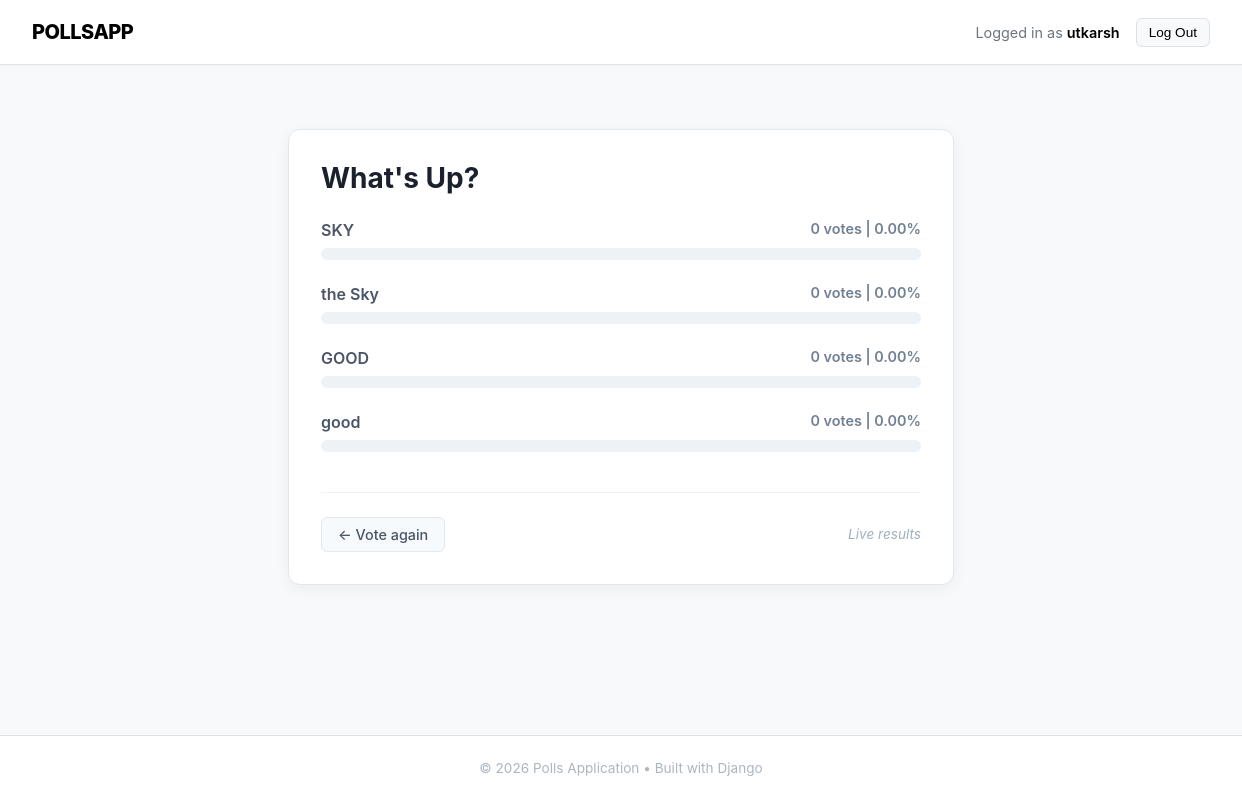
Before: /polls/26/results/ (signed in) with the older database file.
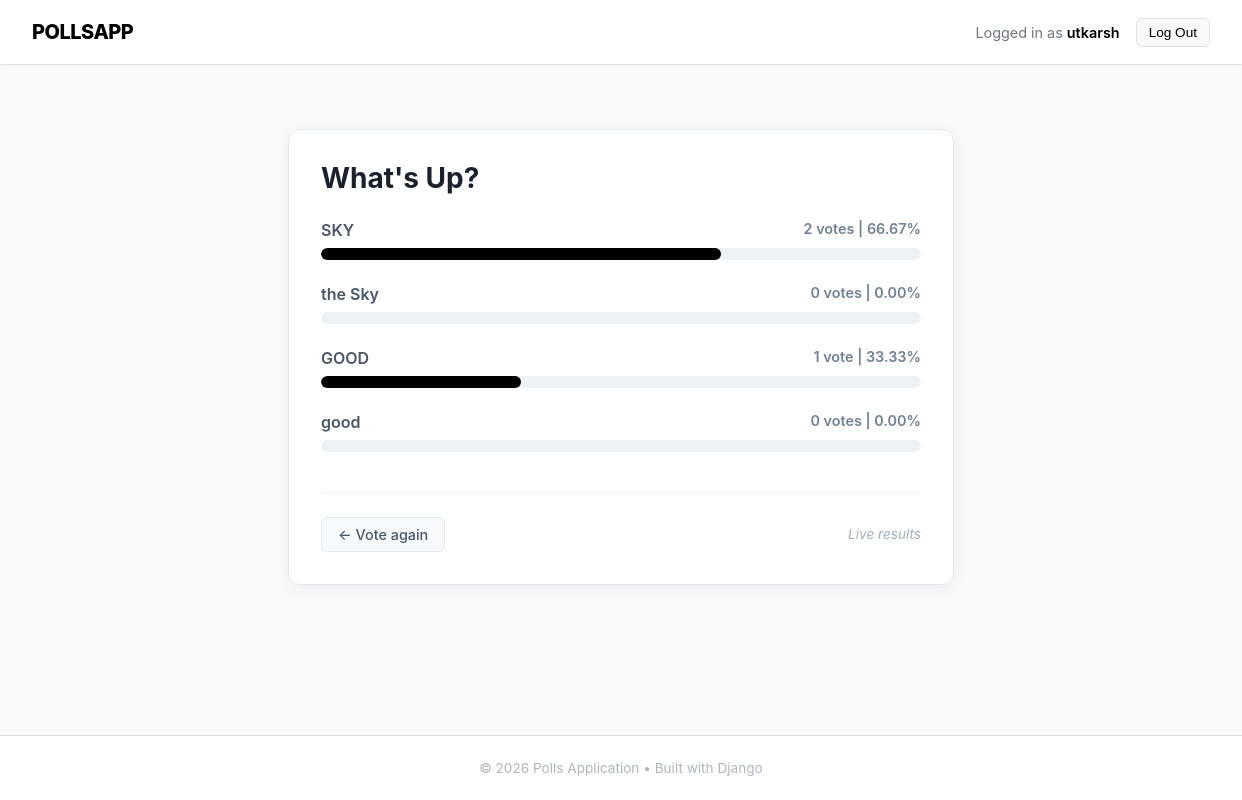
After: the same page with the newer database file.
### polls/models.py (models this page shows, shortened)
class Choice(models.Model):
    question = models.ForeignKey(Question, on_delete=models.CASCADE)
    choice_text = models.CharField(max_length=200)
    votes = models.IntegerField(default=0)
    @property
    def get_percent(self):
        total =  self.question.total_votes
        if total > 0:
            return (self.votes / total) * 100
        else:
            return 0

class Question(models.Model):
    question_text = models.CharField(max_length=200)
    pub_date = models.DateTimeField("date published")
    views=models.IntegerField(default=0)
    user = models.ForeignKey(
        User,
        on_delete=models.CASCADE,
        null=False
    )
    @property
    def total_votes(self):
        return self.choice_set.aggregate(models.Sum('votes'))['votes__sum'] or 0

### polls/views.py (the view)
# urls.py: path("<int:pk>/results/", login_required(views.ResultsView.as_view()), name="results"),
class ResultsView(generic.DetailView):
    model = Question
    template_name = "polls/results.html"
    def get_context_data(self, **kwargs):
        context = super().get_context_data(**kwargs)
        all_comments = self.object.comment_set.all().order_by('-created_at')
        user_comments = all_comments.filter(creator=self.request.user)
        other_comments = all_comments.exclude(creator=self.request.user)
        context['sorted_comments'] = list(user_comments) + list(other_comments)
        return context

### polls/templates/polls/results.html (shortened to what this page needs)
{% extends "polls/base.html" %}
{% block content %}
<div
    style="max-width: 600px; margin: 2rem auto; padding: 2rem; border: 1px solid #e2e8f0; border-radius: 12px; font-family: -apple-system, BlinkMacSystemFont, 'Segoe UI', Roboto, sans-serif; background-color: #ffffff; box-shadow: 0 4px 15px rgba(0,0,0,0.05);">
    <h1 style="font-size: 1.75rem; color: #1a202c; margin-top: 0; margin-bottom: 1.5rem; line-height: 1.2;">
        {{ question.question_text }}
    </h1>
    <div style="display: flex; flex-direction: column; gap: 1.5rem;">
        {% for choice in question.choice_set.all %}
        <div style="position: relative;">
            <div
                style="display: flex; justify-content: space-between; margin-bottom: 8px; font-weight: 600; color: #4a5568;">
                <span style="font-size: 1rem;">{{ choice.choice_text }}</span>
                <span style="font-size: 0.9rem; color: #718096;">
                    {{ choice.votes }} vote{{ choice.votes|pluralize }} | {{ choice.get_percent|floatformat:2 }}%
                </span>
            </div>
            <div style="width: 100%; height: 12px; background-color: #edf2f7; border-radius: 10px; overflow: hidden;">
                <div
                    style="width: {{  choice.get_percent }}%; height: 100%; background-color: black; border-radius: 10px;">
                </div>
            </div>
        </div>
        {% endfor %}
    </div>
    <div
        style="margin-top: 2.5rem; border-top: 1px solid #edf2f7; padding-top: 1.5rem; display: flex; align-items: center; justify-content: space-between;">
        <a href="{% url 'polls:detail' question.id %}"
            style="text-decoration: none; background-color: #f7fafc; color: #4a5568; padding: 8px 16px; border: 1px solid #e2e8f0; border-radius: 6px; font-size: 0.9rem; font-weight: 500;">
            ← Vote again
        </a>
        <span style="font-size: 0.85rem; color: #a0aec0; font-style: italic;">
            Live results
        </span>
    </div>
</div>
{% endblock %}

Changed rows visible on the page:
changed Choice "SKY": votes "0" → "2"; get_percent "0.00" → "66.67"
changed Choice "GOOD": votes "0" → "1"; get_percent "0.00" → "33.33"
